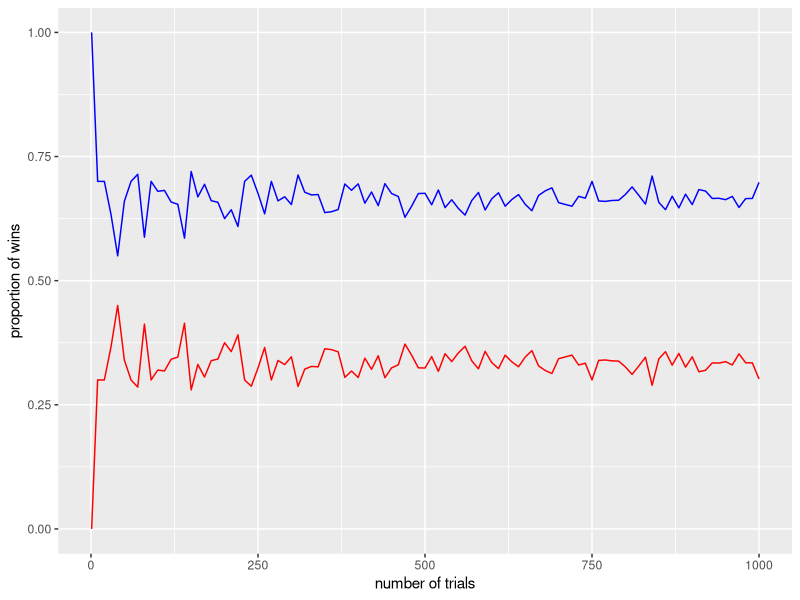

The R source for this figure:
## ---- chunk 1
knitr::opts_chunk$set(echo = TRUE)
#library(dplyr)
#library(ggplot2)
library(tidyverse)
## ---- chunk 2
classic_monty <- function() {
  
  prize <- sample(1:3,1)     # Assign the prize
  choice <- sample(1:3,1)    # Pick a door

  # Monty picks a door (not your choice, and not where the prize is)
  monty <- sample(c(1:3)[-c(choice,prize)], 1)
  
  # if the prize is not under your door, you win if you switch
  # if the prize IS under your door, you win if you stick
  return(win = ifelse(prize!=choice, "Switch", "Stick"))
}
## ---- chunk 3
#n <- 2^(1:16)  # 2, 4, 8, 16, ... 65536
n = c(1,seq(10,1000,by=10))
runs <- data.frame(n=numeric(), switch=numeric(), stay=numeric())
for (trials in n) {
  run <- table(replicate(trials, classic_monty()))
  runs <- runs %>%  add_row(n=trials, switch=(sum(run["Switch"]))/trials, stay=(sum(run["Stick"]))/trials)
}
# Handle zero-occurrence trials
runs[is.na(runs)]<-0
## ---- chunk 4
head(runs)
## ---- chunk 5
#ggplot(data = runs, aes(x=log(n, base=2), y=switch)) +
ggplot(data = runs, aes(x=n), y=switch) +
  geom_line(aes(y=switch), color="blue") +
  geom_line(aes(y=stay), color="red") +
  ylim(c(0,1)) +
  labs(x="number of trials", y="proportion of wins")
